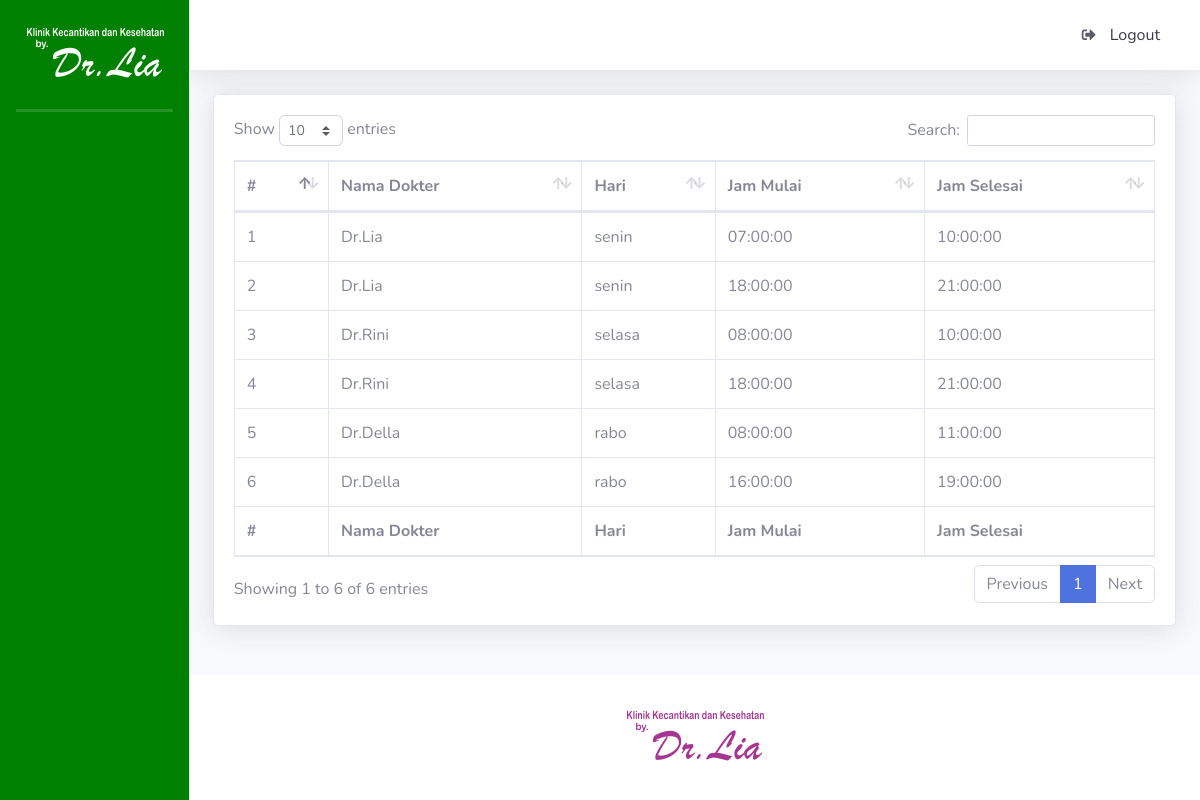
Page /index.php/layanan/piket on the committed database.
### tables this page shows
CREATE TABLE `tb_piket` (
  `id_piket` bigint(20) NOT NULL,
  `id_dokter` bigint(20) NOT NULL,
  `hari` enum('senin','selasa','rabo','kamis','jumat') NOT NULL,
  `jam_mulai` time NOT NULL,
  `jam_selesai` time NOT NULL
);

CREATE TABLE `tb_dokter` (
  `id_dokter` bigint(20) NOT NULL,
  `nama_dokter` varchar(30) NOT NULL,
  `email_dokter` varchar(100) NOT NULL,
  `password_dokter` varchar(32) NOT NULL,
  `current_password` varchar(32) NOT NULL
);

### application/controllers/Layanan.php (called while the page is built, shortened)
<?php
class Layanan extends CI_Controller {
	public function piket()
	{
		$this->db->join('tb_dokter', 'tb_dokter.id_dokter = tb_piket.id_dokter');
		$this->db->order_by('tb_piket.id_dokter', 'asc');
		$this->db->order_by('FIELD(hari,"senin","selasa","rabo","kamis","jumat")');
		$this->db->order_by('jam_mulai', 'asc');
		$parser['p_semuapiket'] = $this->db->get('tb_piket')->result();
		$this->load->view('layanan/piket_dokter', $parser);
	}
}
?>

### index.php (called while the page is built, shortened)
<?php
require_once BASEPATH.'core/CodeIgniter.php';

### application/views/layanan/piket_dokter.php (the view, shortened to what this page needs)
<!DOCTYPE html>
<html lang="en">
<head>
  <link href="<?php echo base_url(); ?>tema/admin/vendor/fontawesome-free/css/all.min.css" rel="stylesheet" type="text/css">
  <link href="<?php echo base_url(); ?>tema/admin/css/sb-admin-2.min.css" rel="stylesheet">
  <link href="<?php echo base_url(); ?>tema/admin/vendor/datatables/dataTables.bootstrap4.min.css" rel="stylesheet">
  <link href="vendor/datatables/dataTables.bootstrap4.min.css" rel="stylesheet">
</head>
<body id="page-top">
  <div id="wrapper">
    <div id="content-wrapper" class="d-flex flex-column">
      <div id="content">
        <div class="container-fluid">
          <div class="card shadow mb-4">
            <div class="card-body">
              <div class="table-responsive">
                <table class="table table-bordered" id="dataTable" width="100%" cellspacing="0">
                  <thead>
                    <tr>
                     <th>#</th>
                     <th>Nama Dokter</th>
                     <th>Hari</th>
                     <th>Jam Mulai</th>
                     <th>Jam Selesai</th>
                   </tr>
                 </thead>
                 <tfoot>
                  <tr>
                   <th>#</th>
                   <th>Nama Dokter</th>
                   <th>Hari</th>
                     <th>Jam Mulai</th>
                     <th>Jam Selesai</th>
                 </tr>
               </tfoot>
               <tbody>
                 <?php if(count($p_semuapiket) > 0) { ?>
                  <?php $no = 1; ?>
                  <?php foreach ($p_semuapiket as $data) { ?>
                    <tr>
                      <td><?php echo $no++; ?></td>
                      <td><?php echo $data->nama_dokter; ?></td>
                      <td><?php echo $data->hari; ?></td>
                      <td><?php echo $data->jam_mulai; ?></td>
                      <td><?php echo $data->jam_selesai; ?></td>
                  </tr>
                <?php } ?>
              <?php } else { ?>
                <tr>
                  <td colspan="4">Tidak ada jadwal piket</td>
                </tr>
              <?php } ?>
            </tbody>
          </table>
        </div>
      </div>
    </div>
  </div>
</div>

### rows in the picture
tb_piket: id_dokter.nama_dokter "Dr.Lia", hari "senin", jam_mulai "07:00:00", jam_selesai "10:00:00"
tb_piket: id_dokter.nama_dokter "Dr.Lia", hari "senin", jam_mulai "18:00:00", jam_selesai "21:00:00"
tb_piket: id_dokter.nama_dokter "Dr.Rini", hari "selasa", jam_mulai "08:00:00", jam_selesai "10:00:00"
tb_piket: id_dokter.nama_dokter "Dr.Rini", hari "selasa", jam_mulai "18:00:00", jam_selesai "21:00:00"
tb_piket: id_dokter.nama_dokter "Dr.Della", hari "rabo", jam_mulai "08:00:00", jam_selesai "11:00:00"
tb_piket: id_dokter.nama_dokter "Dr.Della", hari "rabo", jam_mulai "16:00:00", jam_selesai "19:00:00"
